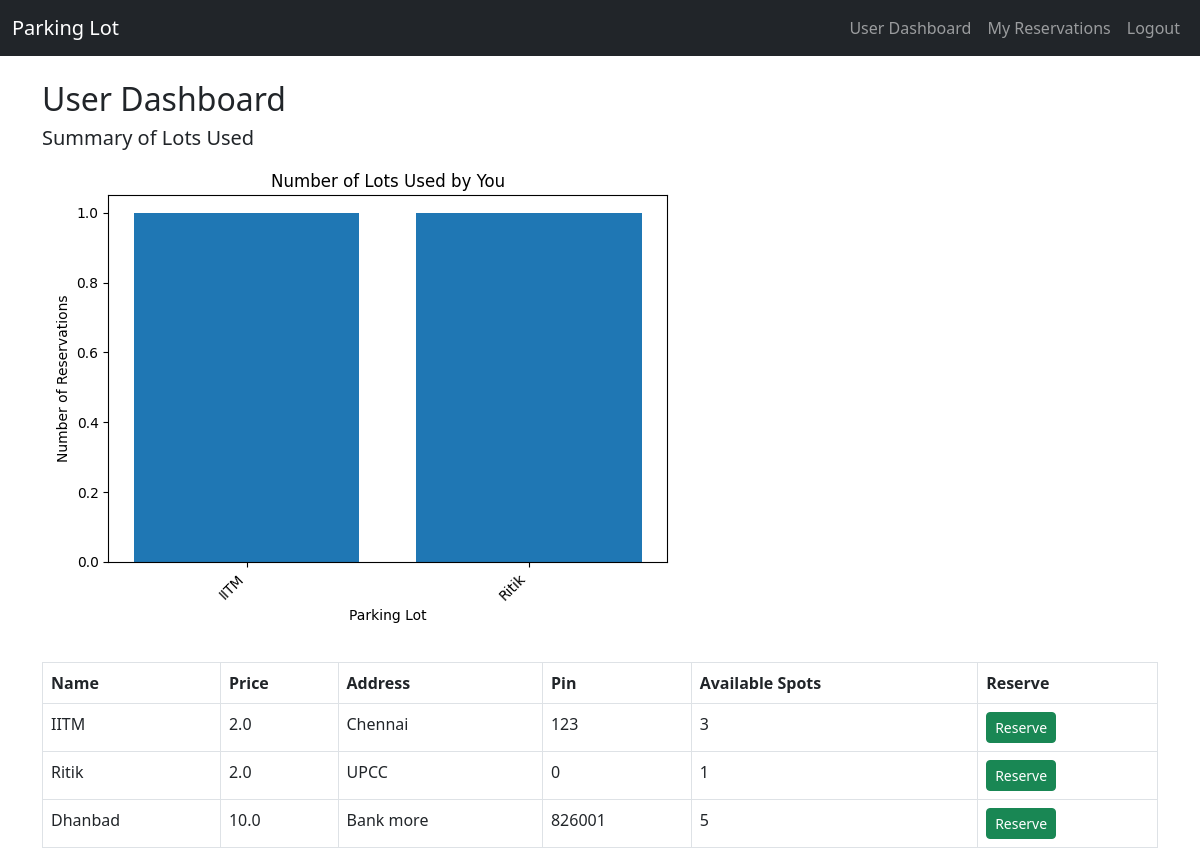
/user (signed in), run on the app's committed database.
### models.py (models this page shows)
class ParkingLot(db.Model):
    id = db.Column(db.Integer, primary_key=True)
    prime_location_name = db.Column(db.String(120), nullable=False)
    price = db.Column(db.Float, nullable=False)
    address = db.Column(db.String(200), nullable=False)
    pin_code = db.Column(db.Integer, nullable=False)
    maximum_number_of_spots = db.Column(db.Integer, nullable=False)
    spots = db.relationship('ParkingSpot', backref='lot', lazy=True)

### app.py (the view)
@app.route('/user')
def user_dashboard():
    if session.get('role') != 'user':
        return redirect(url_for('login'))
    lots = ParkingLot.query.all()
    user_id = session['user_id']
    reservations = Reservation.query.filter_by(user_id=user_id).all()
    lot_counts = {}
    for r in reservations:
        lot_name = r.spot.lot.prime_location_name
        lot_counts[lot_name] = lot_counts.get(lot_name, 0) + 1
    chart_url = None
    if lot_counts:
        fig, ax = plt.subplots()
        ax.bar(lot_counts.keys(), lot_counts.values())
        ax.set_xlabel('Parking Lot')
        ax.set_ylabel('Number of Reservations')
        ax.set_title('Number of Lots Used by You')
        plt.xticks(rotation=45, ha='right')
        buf = io.BytesIO()
        plt.tight_layout()
        plt.savefig(buf, format='png')
        buf.seek(0)
        chart_url = base64.b64encode(buf.getvalue()).decode('utf8')
        plt.close(fig)
    return render_template('user_dashboard.html', lots=lots, chart_url=chart_url)

### templates/user_dashboard.html (shortened to what this page needs)
{% extends 'base.html' %}
{% block content %}
<h2>User Dashboard</h2>
{% if chart_url %}
<div class="mb-4">
  <h5>Summary of Lots Used</h5>
  <img class="img-fluid" alt="Lots Used Chart"/>
</div>
{% endif %}
<table class="table table-bordered">
  <thead><tr><th>Name</th><th>Price</th><th>Address</th><th>Pin</th><th>Available Spots</th><th>Reserve</th></tr></thead>
  <tbody>
    {% for lot in lots %}
    <tr>
      <td>{{ lot.prime_location_name }}</td>
      <td>{{ lot.price }}</td>
      <td>{{ lot.address }}</td>
      <td>{{ lot.pin_code }}</td>
      <td>{{ lot.spots|selectattr('status', 'equalto', 'A')|list|length }}</td>
      <td>
        {% if lot.spots|selectattr('status', 'equalto', 'A')|list|length > 0 %}
        <a href="/reserve/{{ lot.id }}" class="btn btn-sm btn-success">Reserve</a>
        {% else %}
        <span class="text-danger">Full</span>
        {% endif %}
      </td>
    </tr>
    {% endfor %}
  </tbody>
</table>
{% endblock %}

### data on the page
ParkingLot: prime_location_name "IITM", price "2.0", address "Chennai", pin_code "123", spots|selectattr "3"
ParkingLot: prime_location_name "Ritik", price "2.0", address "UPCC", pin_code "0", spots|selectattr "1"
ParkingLot: prime_location_name "Dhanbad", price "10.0", address "Bank more", pin_code "826001", spots|selectattr "5"
